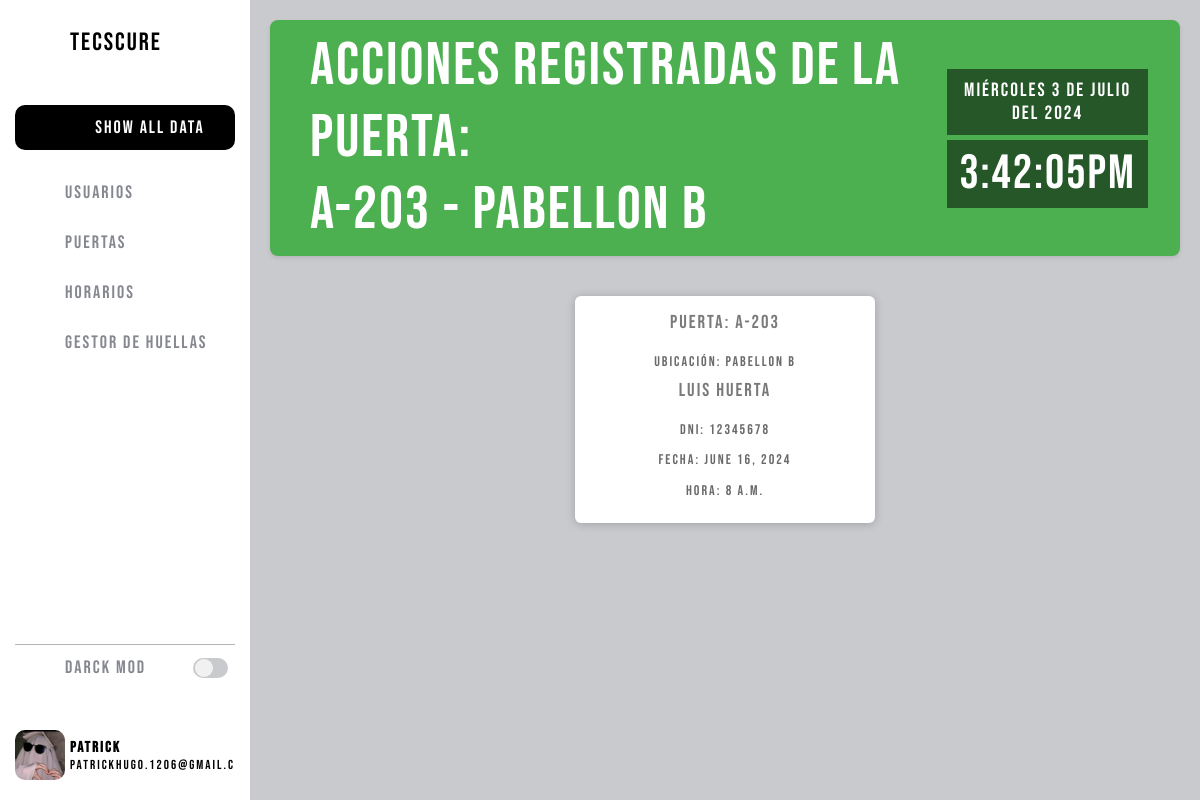
The app's page /index/puertas/3/ (signed in), older data.
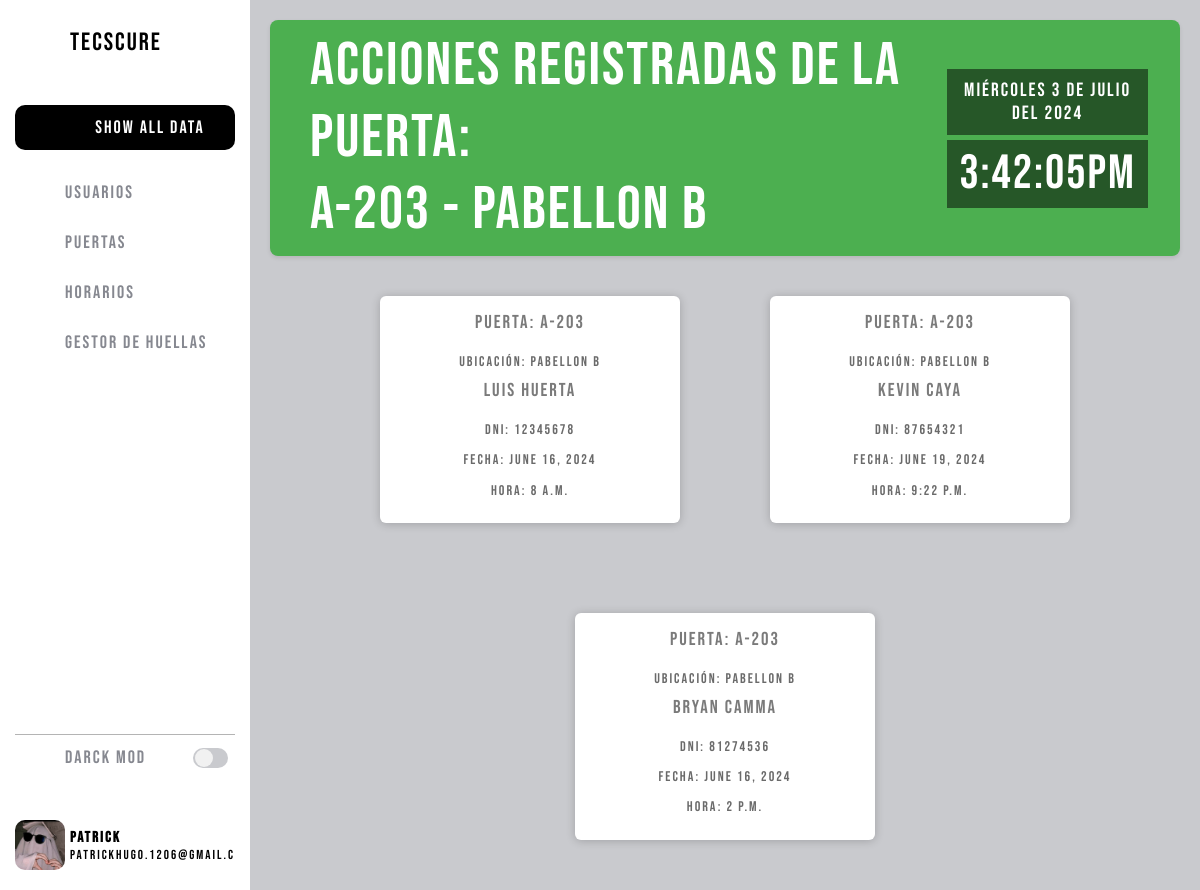
The same page, newer data.
### admin_page/models.py (models this page shows, shortened)
class Accion(models.Model):
    usuario = models.ForeignKey(User, on_delete=models.CASCADE)
    puerta = models.ForeignKey(Puerta, on_delete=models.CASCADE)
    fecha_actividad = models.DateField()
    hora_actividad = models.TimeField()

class Puerta(models.Model):
    codigo = models.CharField(max_length=50, unique=True)
    ubicacion = models.CharField(max_length=100)
    estado_actual = models.CharField(max_length=50)
    foto = models.ImageField(upload_to='puerta_photos/', blank=True, null=True)

class User(models.Model):
    nombre = models.CharField(max_length=100)
    apellido = models.CharField(max_length=100)
    correo = models.EmailField(unique=True)
    telefono = models.CharField(max_length=15)
    dni = models.CharField(max_length=20, unique=True)
    foto = models.ImageField(upload_to='user_photos/', blank=True, null=True)
    contraseña = models.CharField(max_length=128)
    huella = models.CharField(max_length=255, blank=True, null=True)

### admin_page/views.py (the view)
# urls.py: path('index/puertas/<int:puerta_id>/', views.lista_acciones_puertas, name='acciones_puerta'),
@include_admin_data
def lista_acciones_puertas(request, puerta_id=None):
    admin_id = request.session.get('admin_id')
    if admin_id:
        administrador = Administrador.objects.get(id=admin_id)
    else:
        return redirect('admin_page:login')
    if puerta_id:
        puerta = get_object_or_404(Puerta, id=puerta_id)
        acciones = Accion.objects.filter(puerta=puerta)
    else:
        acciones = Accion.objects.all()
    context = {'acciones': acciones,'administrador': administrador}
    return render(request, 'admin_page/acciones_lista_puertas.html', context)

### admin_page/templates/admin_page/acciones_lista_puertas.html (shortened to what this page needs)
{% extends "admin_page/index.html" %}
{% block header %}
   {% if acciones %}
       {% with primer_accion=acciones.first %}
           ACCIONES REGISTRADAS DE LA PUERTA: <br> {{ primer_accion.puerta.codigo }} - {{ primer_accion.puerta.ubicacion }}
       {% endwith %}
   {% endif %}
{% endblock %}
{% block content %}
<div class="cards-container">
   {% for accion in acciones %}
   <div class="card-container">
       <div class="card">
           <div class="contenido-card">
                <h3>Puerta: {{ accion.puerta.codigo }}</h3>
                <p>Ubicación: {{ accion.puerta.ubicacion }}</p>
               <h3>{{ accion.usuario.nombre }} {{ accion.usuario.apellido }}</h3>
               <p>DNI: {{ accion.usuario.dni }}</p>
               <p>Fecha: {{ accion.fecha_actividad }}</p>
               <p>Hora: {{ accion.hora_actividad }}</p>
           </div>
       </div>
   </div>
   {% endfor %}
</div>
{% endblock %}

Row changes from the older to the newer data that the page shows:
added Accion: puerta.codigo "A-203", puerta.ubicacion "Pabellon B", usuario.nombre "kevin", usuario.apellido "Caya", usuario.dni "87654321", fecha_actividad "June 19, 2024", hora_actividad "9:22 p.m."
added Accion: puerta.codigo "A-203", puerta.ubicacion "Pabellon B", usuario.nombre "Bryan", usuario.apellido "Camma", usuario.dni "81274536", fecha_actividad "June 16, 2024", hora_actividad "2 p.m."
